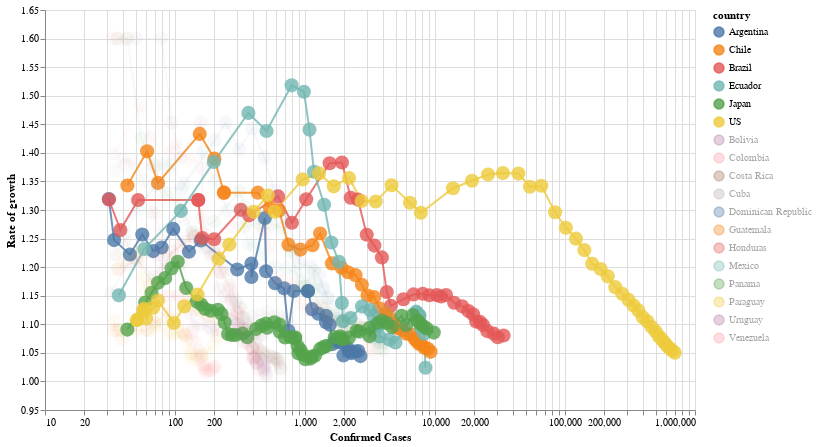

This figure's notebook cell:
### Markdown cell above
# Mirando al resto de latino america

Comparando con algunos paises de fuera de latam

### Code cell
#hide_input
latam = [
    'Brazil', 'Chile', 'Argentina', 'Panama', 'Colombia','Mexico', 
    'Ecuador', 'Costa Rica', 'Venezuela', 'Dominican Republic', 'Bolivia',
    'Paraguay', 'Uruguay','Honduras', 'Cuba', 'Puerto Rico','Guatemala', 'Japan', 'US'
]

plot_rate_cnt_trajectories(df, latam, ['Argentina', 'Chile', 'Brazil', 'Ecuador', 'Japan', 'US'])

### Figure 1 — Vega-Lite specification as saved in the notebook (floating-point values rounded to 4 significant figures; data arrays with more than 128 entries replaced by an {"elided": "..."} marker saying what was removed)
{"config": {"view": {"continuousWidth": 400, "continuousHeight": 300}, "point": {"size": 200}}, "data": {"name": "data-b1b0e1844dff029a9b1337bc7b00b2e2"}, "mark": {"type": "line", "point": true, "radius": 150}, "encoding": {"color": {"type": "nominal", "field": "country", "sort": ["Argentina", "Chile", "Brazil", "Ecuador", "Japan", "US"]}, "opacity": {"condition": {"value": 0.8, "selection": "selector002"}, "value": 0.05}, "tooltip": [{"type": "temporal", "field": "date"}, {"type": "nominal", "field": "country"}, {"type": "quantitative", "field": "confirmed"}, {"type": "quantitative", "field": "recovered"}, {"type": "quantitative", "field": "death"}, {"type": "quantitative", "field": "confirmed_growth_rate"}, {"type": "quantitative", "field": "death_growth_rate"}, {"type": "temporal", "field": "first_infaction_date"}, {"type": "quantitative", "field": "days_from_first_infection"}, {"type": "temporal", "field": "tenth_infaction_date"}, {"type": "quantitative", "field": "days_from_tenth_infection"}, {"type": "temporal", "field": "first_death_date"}, {"type": "quantitative", "field": "days_from_first_death"}, {"type": "temporal", "field": "tenth_death_date"}, {"type": "quantitative", "field": "days_from_tenth_death"}], "x": {"type": "quantitative", "axis": {"title": "Confirmed Cases"}, "field": "confirmed", "scale": {"type": "log"}}, "y": {"type": "quantitative", "axis": {"title": "Rate of growth"}, "field": "confirmed_growth_rate", "scale": {"domain": [0.95, 1.65]}}}, "height": 400, "selection": {"selector002": {"type": "multi", "fields": ["country"], "bind": "legend", "init": [{"country": "Argentina"}, {"country": "Chile"}, {"country": "Brazil"}, {"country": "Ecuador"}, {"country": "Japan"}, {"country": "US"}]}}, "width": 650, "$schema": "https://vega.github.io/schema/vega-lite/v4.8.1.json", "datasets": {"data-b1b0e1844dff029a9b1337bc7b00b2e2": {"elided": "610 records"}}}
